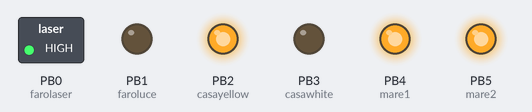
The sketch below on a simulated ATtiny85, built with avr-gcc and run on an emulated ATtiny85. Parts: switched loads named in the sketch (green lamp = pin HIGH), output pins drawn as LEDs (lit = HIGH).

Above: at 1.0 s.
At 4.5 s:
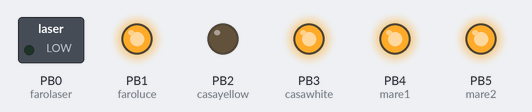
At 10.0 s:
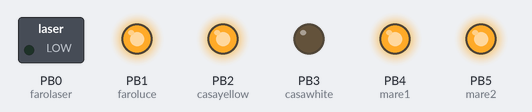
Timing chart, 0 to 12.7 s (numbered marks = the images above):
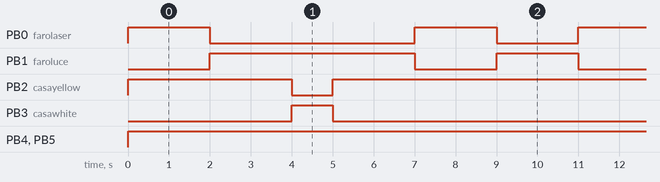

The sketch:

lights.ino
```cpp
/*
  Light system first resin "lighthouse"
*/
   const int farolaser = 0;
   const int faroluce = 1;
   const int casayellow = 2;
   const int casawhite = 3;
   const int mare1= 4;
   const int mare2 = 5;
   int flattime = 0;
// the setup function runs once when you press reset or power the board
void setup() {
  // initialize digital pin LED_BUILTIN as an output.

  pinMode(farolaser, OUTPUT);
  pinMode(faroluce, OUTPUT);
  pinMode(casayellow, OUTPUT);
  pinMode(casawhite, OUTPUT);
  pinMode(mare1, OUTPUT);
  pinMode(mare2, OUTPUT);

}

// the loop function runs over and over again forever
void loop() {

// mare1 & mare2

digitalWrite(mare1, HIGH);
digitalWrite(mare2, HIGH);

// farolaser & faroluce
  if (( flattime < 2) || ( flattime > 6 &&  flattime <9))
    {
    digitalWrite(farolaser, HIGH);
    digitalWrite(faroluce, LOW);
    }
    else
    {
    digitalWrite(farolaser, LOW);
    digitalWrite(faroluce, HIGH);
    }


 // casayellow & casawhite
  if ( flattime > 3 &&  flattime <5)
    {
    digitalWrite(casawhite, HIGH);
    digitalWrite(casayellow, LOW);
    }
    else
    {
    digitalWrite(casawhite, LOW);
    digitalWrite(casayellow, HIGH);
    }

  delay(1000);                       // wait for a second
  if ( flattime < 10)
    {  flattime++; }
    else
    { flattime=0; }

}
```

Measured:
- by itself, PB0 (farolaser): repeats every 11.0 s: LOW 5.0 s, HIGH 2.0 s, LOW 2.0 s, HIGH 2.0 s
- by itself, PB1 (faroluce): repeats every 11.0 s: LOW 2.0 s, HIGH 2.0 s, LOW 2.0 s, HIGH 5.0 s
- by itself, PB2 (casayellow): repeats every 11.0 s: LOW 1.0 s, HIGH 10.0 s
- by itself, PB3 (casawhite): alternates HIGH for 1.0 s and LOW for 10.0 s
- by itself, PB4 (mare1), PB5 (mare2): LOW → HIGH at 0.00 s
